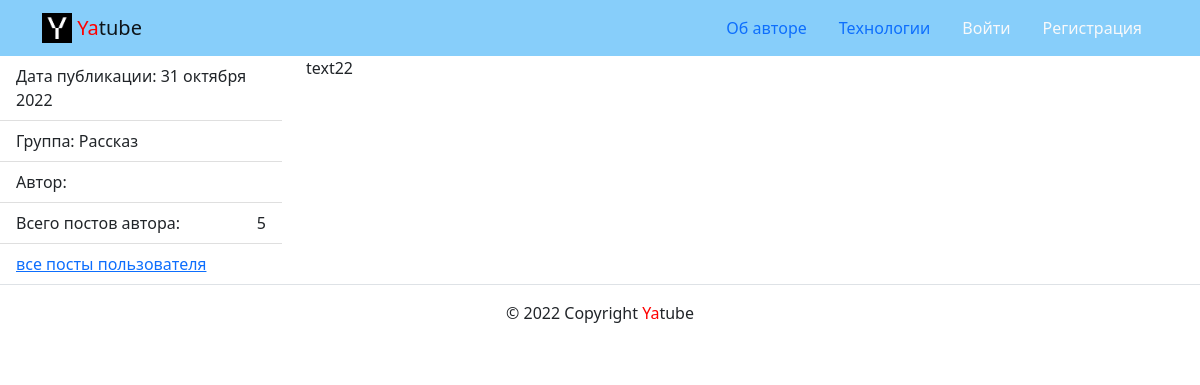
/posts/71/, run on the app's committed database.
### posts/models.py (models this page shows, shortened)
class Post(models.Model):
    text = models.TextField(help_text='Введите текст поста',
                            verbose_name='Текст поста')
    pub_date = models.DateTimeField(auto_now_add=True)
    author = models.ForeignKey(
        User,
        on_delete=models.CASCADE,
        related_name='posts')
    group = models.ForeignKey(
        Group,
        on_delete=models.SET_NULL,
        blank=True,
        null=True,
        related_name='posts',
        help_text='Введите название группы',
        verbose_name='Группа',
    )
    class Meta:
        ordering = ['-pub_date']

class Group(models.Model):
    title = models.CharField(max_length=200)
    slug = models.SlugField(unique=True)
    description = models.TextField(blank=True)
    def __str__(self):
        return self.title

### posts/views.py (the view)
# urls.py: path('posts/<int:post_id>/', views.post_detail, name='post_detail'),
def post_detail(request, post_id):
    template = 'posts/post_detail.html'
    author = User.objects.get(posts=post_id)
    post = get_object_or_404(Post, pk=post_id)
    context = {
        'post': post,
        'author': author,
    }
    return render(request, template, context)

### core/context_processors/year.py (called while the page is built)
def year(request):
    return {
        'year': date.today().year,
    }

### templates/posts/post_detail.html (shortened to what this page needs)
<!DOCTYPE html>
<html lang="ru">
<head>
    {% extends 'base.html' %}
{% block content %}
<main>
    <div class="row">
        <aside class="col-12 col-md-3">
            <ul class="list-group list-group-flush">
                <li class="list-group-item">
                    Дата публикации: {{ post.pub_date|date:"d E Y" }}
                </li>
                {% if post.group %}
                <li class="list-group-item">
                    Группа: {{ post.group }}
                </li>
                {% endif %}
                <li class="list-group-item">
                    Автор: {{ post.author.get_full_name }}
                </li>
                <li class="list-group-item d-flex justify-content-between align-items-center">
                    Всего постов автора: <span>{{ author.posts.all.count }}</span>
                </li>
                <li class="list-group-item">
                    <a href="{% url 'posts:profile' post.author %}">все посты пользователя
                    </a>
                </li>
            </ul>
        </aside>
        <article class="col-12 col-md-9">
            <p>{{ post.text }}</p>
        </article>
    </div>
</main>
{% endblock %}

### data on the page
Post: pub_date "31 октября 2022", group "Рассказ", text "text22"

### other printed values
{{ author.posts.all.count }} "5"
